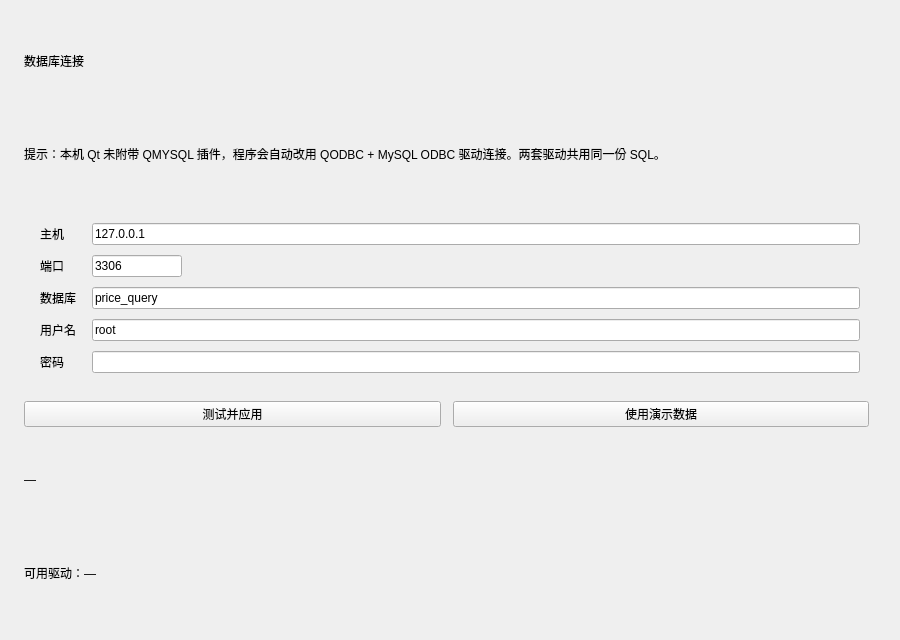
<?xml version="1.0" encoding="UTF-8"?>
<ui version="4.0">
 <class>SettingsPage</class>
 <widget class="QWidget" name="SettingsPage">
  <property name="geometry">
   <rect>
    <x>0</x>
    <y>0</y>
    <width>900</width>
    <height>640</height>
   </rect>
  </property>
  <layout class="QVBoxLayout" name="rootLayout">
   <property name="spacing">
    <number>12</number>
   </property>
   <property name="leftMargin">
    <number>24</number>
   </property>
   <property name="topMargin">
    <number>20</number>
   </property>
   <property name="rightMargin">
    <number>24</number>
   </property>
   <property name="bottomMargin">
    <number>20</number>
   </property>
   <item>
    <widget class="QLabel" name="pageTitle">
     <property name="kind" stdset="0">
      <string>h1</string>
     </property>
     <property name="text">
      <string>数据库连接</string>
     </property>
    </widget>
   </item>
   <item>
    <widget class="QLabel" name="hintLabel">
     <property name="kind" stdset="0">
      <string>muted</string>
     </property>
     <property name="text">
      <string>提示：本机 Qt 未附带 QMYSQL 插件，程序会自动改用 QODBC + MySQL ODBC 驱动连接。两套驱动共用同一份 SQL。</string>
     </property>
     <property name="wordWrap">
      <bool>true</bool>
     </property>
    </widget>
   </item>
   <item>
    <widget class="QFrame" name="card">
     <property name="kind" stdset="0">
      <string>card</string>
     </property>
     <layout class="QFormLayout" name="formLayout">
      <property name="horizontalSpacing">
       <number>16</number>
      </property>
      <property name="verticalSpacing">
       <number>10</number>
      </property>
      <property name="leftMargin">
       <number>16</number>
      </property>
      <property name="topMargin">
       <number>16</number>
      </property>
      <property name="rightMargin">
       <number>16</number>
      </property>
      <property name="bottomMargin">
       <number>16</number>
      </property>
      <item row="0" column="0">
       <widget class="QLabel" name="hostCaption">
        <property name="text">
         <string>主机</string>
        </property>
       </widget>
      </item>
      <item row="0" column="1">
       <widget class="QLineEdit" name="hostEdit">
        <property name="text">
         <string>127.0.0.1</string>
        </property>
       </widget>
      </item>
      <item row="1" column="0">
       <widget class="QLabel" name="portCaption">
        <property name="text">
         <string>端口</string>
        </property>
       </widget>
      </item>
      <item row="1" column="1">
       <widget class="QLineEdit" name="portEdit">
        <property name="maximumSize">
         <size>
          <width>90</width>
          <height>16777215</height>
         </size>
        </property>
        <property name="text">
         <string>3306</string>
        </property>
       </widget>
      </item>
      <item row="2" column="0">
       <widget class="QLabel" name="dbCaption">
        <property name="text">
         <string>数据库</string>
        </property>
       </widget>
      </item>
      <item row="2" column="1">
       <widget class="QLineEdit" name="dbEdit">
        <property name="text">
         <string>price_query</string>
        </property>
       </widget>
      </item>
      <item row="3" column="0">
       <widget class="QLabel" name="userCaption">
        <property name="text">
         <string>用户名</string>
        </property>
       </widget>
      </item>
      <item row="3" column="1">
       <widget class="QLineEdit" name="userEdit">
        <property name="text">
         <string>root</string>
        </property>
       </widget>
      </item>
      <item row="4" column="0">
       <widget class="QLabel" name="pwdCaption">
        <property name="text">
         <string>密码</string>
        </property>
       </widget>
      </item>
      <item row="4" column="1">
       <widget class="QLineEdit" name="pwdEdit">
        <property name="echoMode">
         <enum>QLineEdit::Password</enum>
        </property>
       </widget>
      </item>
     </layout>
    </widget>
   </item>
   <item>
    <layout class="QHBoxLayout" name="buttonsRow">
     <item>
      <widget class="QPushButton" name="btnApply">
       <property name="kind" stdset="0">
        <string>primary</string>
       </property>
       <property name="text">
        <string>测试并应用</string>
       </property>
      </widget>
     </item>
     <item>
      <widget class="QPushButton" name="btnUseDemo">
       <property name="text">
        <string>使用演示数据</string>
       </property>
      </widget>
     </item>
     <item>
      <spacer name="buttonsSpacer">
       <property name="orientation">
        <enum>Qt::Horizontal</enum>
       </property>
      </spacer>
     </item>
    </layout>
   </item>
   <item>
    <widget class="QLabel" name="statusLabel">
     <property name="text">
      <string>—</string>
     </property>
     <property name="wordWrap">
      <bool>true</bool>
     </property>
    </widget>
   </item>
   <item>
    <widget class="QLabel" name="driverLabel">
     <property name="kind" stdset="0">
      <string>muted</string>
     </property>
     <property name="text">
      <string>可用驱动：—</string>
     </property>
     <property name="wordWrap">
      <bool>true</bool>
     </property>
    </widget>
   </item>
   <item>
    <spacer name="bottomSpacer">
     <property name="orientation">
      <enum>Qt::Vertical</enum>
     </property>
    </spacer>
   </item>
  </layout>
 </widget>
 <resources/>
 <connections/>
</ui>
